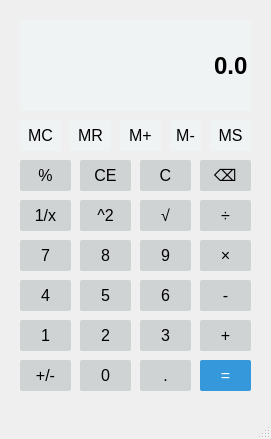
<?xml version="1.0" encoding="UTF-8"?>
<ui version="4.0">
 <class>Calculator</class>
 <widget class="QMainWindow" name="Calculator">
  <property name="geometry">
   <rect>
    <x>0</x>
    <y>0</y>
    <width>271</width>
    <height>439</height>
   </rect>
  </property>
  <property name="windowTitle">
   <string>Calculator</string>
  </property>
  <widget class="QWidget" name="centralwidget">
   <widget class="QLineEdit" name="Display">
    <property name="geometry">
     <rect>
      <x>20</x>
      <y>20</y>
      <width>231</width>
      <height>91</height>
     </rect>
    </property>
    <property name="sizePolicy">
     <sizepolicy hsizetype="Preferred" vsizetype="Expanding">
      <horstretch>0</horstretch>
      <verstretch>0</verstretch>
     </sizepolicy>
    </property>
    <property name="font">
     <font>
      <pointsize>18</pointsize>
      <bold>true</bold>
     </font>
    </property>
    <property name="styleSheet">
     <string notr="true">QLineEdit{
	background-color: #F0F3F4 ;
	border: 1px #F0F3F4;
	color: #000000;
}</string>
    </property>
    <property name="text">
     <string>0.0</string>
    </property>
    <property name="alignment">
     <set>Qt::AlignRight|Qt::AlignTrailing|Qt::AlignVCenter</set>
    </property>
   </widget>
   <widget class="QPushButton" name="Button7">
    <property name="geometry">
     <rect>
      <x>20</x>
      <y>240</y>
      <width>51</width>
      <height>31</height>
     </rect>
    </property>
    <property name="sizePolicy">
     <sizepolicy hsizetype="Preferred" vsizetype="Preferred">
      <horstretch>0</horstretch>
      <verstretch>0</verstretch>
     </sizepolicy>
    </property>
    <property name="font">
     <font>
      <pointsize>12</pointsize>
     </font>
    </property>
    <property name="styleSheet">
     <string notr="true">QPushButton{
	background-color: #D0D3D4	 ;
	border: 1px #D0D3D4;
	padding: 5px;
	border-radius: 2px;
}

QPushButton:pressed{
	background-color: #7B7D7D;
	border: 1px #7B7D7D;
	padding: 5px;
	border-radius: 2px;
}</string>
    </property>
    <property name="text">
     <string>7</string>
    </property>
   </widget>
   <widget class="QPushButton" name="Button8">
    <property name="geometry">
     <rect>
      <x>80</x>
      <y>240</y>
      <width>51</width>
      <height>31</height>
     </rect>
    </property>
    <property name="sizePolicy">
     <sizepolicy hsizetype="Preferred" vsizetype="Preferred">
      <horstretch>0</horstretch>
      <verstretch>0</verstretch>
     </sizepolicy>
    </property>
    <property name="font">
     <font>
      <pointsize>12</pointsize>
     </font>
    </property>
    <property name="styleSheet">
     <string notr="true">QPushButton{
	background-color: #D0D3D4	 ;
	border: 1px #D0D3D4;
	padding: 5px;
	border-radius: 2px;
}

QPushButton:pressed{
	background-color: #7B7D7D;
	border: 1px #7B7D7D;
	padding: 5px;
	border-radius: 2px;
}</string>
    </property>
    <property name="text">
     <string>8</string>
    </property>
   </widget>
   <widget class="QPushButton" name="Button9">
    <property name="geometry">
     <rect>
      <x>140</x>
      <y>240</y>
      <width>51</width>
      <height>31</height>
     </rect>
    </property>
    <property name="sizePolicy">
     <sizepolicy hsizetype="Preferred" vsizetype="Preferred">
      <horstretch>0</horstretch>
      <verstretch>0</verstretch>
     </sizepolicy>
    </property>
    <property name="font">
     <font>
      <pointsize>12</pointsize>
     </font>
    </property>
    <property name="styleSheet">
     <string notr="true">QPushButton{
	background-color: #D0D3D4	 ;
	border: 1px #D0D3D4;
	padding: 5px;
	border-radius: 2px;
}

QPushButton:pressed{
	background-color: #7B7D7D;
	border: 1px #7B7D7D;
	padding: 5px;
	border-radius: 2px;
}</string>
    </property>
    <property name="text">
     <string>9</string>
    </property>
   </widget>
   <widget class="QPushButton" name="Divide">
    <property name="geometry">
     <rect>
      <x>200</x>
      <y>200</y>
      <width>51</width>
      <height>31</height>
     </rect>
    </property>
    <property name="sizePolicy">
     <sizepolicy hsizetype="Preferred" vsizetype="Preferred">
      <horstretch>0</horstretch>
      <verstretch>0</verstretch>
     </sizepolicy>
    </property>
    <property name="font">
     <font>
      <pointsize>12</pointsize>
     </font>
    </property>
    <property name="styleSheet">
     <string notr="true">QPushButton{
	background-color: #D0D3D4	 ;
	border: 1px #D0D3D4;
	padding: 5px;
	border-radius: 2px;
}

QPushButton:pressed{
	background-color: #7B7D7D;
	border: 1px #7B7D7D;
	padding: 5px;
	border-radius: 2px;
}</string>
    </property>
    <property name="text">
     <string>÷</string>
    </property>
   </widget>
   <widget class="QPushButton" name="MemSet">
    <property name="geometry">
     <rect>
      <x>210</x>
      <y>120</y>
      <width>41</width>
      <height>31</height>
     </rect>
    </property>
    <property name="sizePolicy">
     <sizepolicy hsizetype="Preferred" vsizetype="Preferred">
      <horstretch>0</horstretch>
      <verstretch>0</verstretch>
     </sizepolicy>
    </property>
    <property name="font">
     <font>
      <pointsize>12</pointsize>
     </font>
    </property>
    <property name="styleSheet">
     <string notr="true">QPushButton{
	background-color: #F0F3F4	 ;
	border: 1px #F0F3F4;
	padding: 5px;
}

QPushButton:pressed{
	background-color: #D0D3D4 ;
	border: 1px #D0D3D4;
	padding: 5px;
}</string>
    </property>
    <property name="text">
     <string>MS</string>
    </property>
   </widget>
   <widget class="QPushButton" name="Button4">
    <property name="geometry">
     <rect>
      <x>20</x>
      <y>280</y>
      <width>51</width>
      <height>31</height>
     </rect>
    </property>
    <property name="sizePolicy">
     <sizepolicy hsizetype="Preferred" vsizetype="Preferred">
      <horstretch>0</horstretch>
      <verstretch>0</verstretch>
     </sizepolicy>
    </property>
    <property name="font">
     <font>
      <pointsize>12</pointsize>
     </font>
    </property>
    <property name="styleSheet">
     <string notr="true">QPushButton{
	background-color: #D0D3D4	 ;
	border: 1px #D0D3D4;
	padding: 5px;
	border-radius: 2px;
}

QPushButton:pressed{
	background-color: #7B7D7D;
	border: 1px #7B7D7D;
	padding: 5px;
	border-radius: 2px;
}</string>
    </property>
    <property name="text">
     <string>4</string>
    </property>
   </widget>
   <widget class="QPushButton" name="Button5">
    <property name="geometry">
     <rect>
      <x>80</x>
      <y>280</y>
      <width>51</width>
      <height>31</height>
     </rect>
    </property>
    <property name="sizePolicy">
     <sizepolicy hsizetype="Preferred" vsizetype="Preferred">
      <horstretch>0</horstretch>
      <verstretch>0</verstretch>
     </sizepolicy>
    </property>
    <property name="font">
     <font>
      <pointsize>12</pointsize>
     </font>
    </property>
    <property name="styleSheet">
     <string notr="true">QPushButton{
	background-color: #D0D3D4	 ;
	border: 1px #D0D3D4;
	padding: 5px;
	border-radius: 2px;
}

QPushButton:pressed{
	background-color: #7B7D7D;
	border: 1px #7B7D7D;
	padding: 5px;
	border-radius: 2px;
}</string>
    </property>
    <property name="text">
     <string>5</string>
    </property>
   </widget>
   <widget class="QPushButton" name="Button6">
    <property name="geometry">
     <rect>
      <x>140</x>
      <y>280</y>
      <width>51</width>
      <height>31</height>
     </rect>
    </property>
    <property name="sizePolicy">
     <sizepolicy hsizetype="Preferred" vsizetype="Preferred">
      <horstretch>0</horstretch>
      <verstretch>0</verstretch>
     </sizepolicy>
    </property>
    <property name="font">
     <font>
      <pointsize>12</pointsize>
     </font>
    </property>
    <property name="styleSheet">
     <string notr="true">QPushButton{
	background-color: #D0D3D4	 ;
	border: 1px #D0D3D4;
	padding: 5px;
	border-radius: 2px;
}

QPushButton:pressed{
	background-color: #7B7D7D;
	border: 1px #7B7D7D;
	padding: 5px;
	border-radius: 2px;
}</string>
    </property>
    <property name="text">
     <string>6</string>
    </property>
   </widget>
   <widget class="QPushButton" name="Multiply">
    <property name="geometry">
     <rect>
      <x>200</x>
      <y>240</y>
      <width>51</width>
      <height>31</height>
     </rect>
    </property>
    <property name="sizePolicy">
     <sizepolicy hsizetype="Preferred" vsizetype="Preferred">
      <horstretch>0</horstretch>
      <verstretch>0</verstretch>
     </sizepolicy>
    </property>
    <property name="font">
     <font>
      <pointsize>12</pointsize>
     </font>
    </property>
    <property name="styleSheet">
     <string notr="true">QPushButton{
	background-color: #D0D3D4	 ;
	border: 1px #D0D3D4;
	padding: 5px;
	border-radius: 2px;
}

QPushButton:pressed{
	background-color: #7B7D7D;
	border: 1px #7B7D7D;
	padding: 5px;
	border-radius: 2px;
}</string>
    </property>
    <property name="text">
     <string>×</string>
    </property>
   </widget>
   <widget class="QPushButton" name="MemPlus">
    <property name="geometry">
     <rect>
      <x>120</x>
      <y>120</y>
      <width>41</width>
      <height>31</height>
     </rect>
    </property>
    <property name="sizePolicy">
     <sizepolicy hsizetype="Preferred" vsizetype="Preferred">
      <horstretch>0</horstretch>
      <verstretch>0</verstretch>
     </sizepolicy>
    </property>
    <property name="font">
     <font>
      <pointsize>12</pointsize>
     </font>
    </property>
    <property name="styleSheet">
     <string notr="true">QPushButton{
	background-color: #F0F3F4	 ;
	border: 1px #F0F3F4;
	padding: 5px;
}

QPushButton:pressed{
	background-color: #D0D3D4 ;
	border: 1px #D0D3D4;
	padding: 5px;
}</string>
    </property>
    <property name="text">
     <string>M+</string>
    </property>
   </widget>
   <widget class="QPushButton" name="Button1">
    <property name="geometry">
     <rect>
      <x>20</x>
      <y>320</y>
      <width>51</width>
      <height>31</height>
     </rect>
    </property>
    <property name="sizePolicy">
     <sizepolicy hsizetype="Preferred" vsizetype="Preferred">
      <horstretch>0</horstretch>
      <verstretch>0</verstretch>
     </sizepolicy>
    </property>
    <property name="font">
     <font>
      <pointsize>12</pointsize>
     </font>
    </property>
    <property name="styleSheet">
     <string notr="true">QPushButton{
	background-color: #D0D3D4	 ;
	border: 1px #D0D3D4;
	padding: 5px;
	border-radius: 2px;
}

QPushButton:pressed{
	background-color: #7B7D7D;
	border: 1px #7B7D7D;
	padding: 5px;
	border-radius: 2px;
}</string>
    </property>
    <property name="text">
     <string>1</string>
    </property>
   </widget>
   <widget class="QPushButton" name="Button2">
    <property name="geometry">
     <rect>
      <x>80</x>
      <y>320</y>
      <width>51</width>
      <height>31</height>
     </rect>
    </property>
    <property name="sizePolicy">
     <sizepolicy hsizetype="Preferred" vsizetype="Preferred">
      <horstretch>0</horstretch>
      <verstretch>0</verstretch>
     </sizepolicy>
    </property>
    <property name="font">
     <font>
      <pointsize>12</pointsize>
     </font>
    </property>
    <property name="styleSheet">
     <string notr="true">QPushButton{
	background-color: #D0D3D4	 ;
	border: 1px #D0D3D4;
	padding: 5px;
	border-radius: 2px;
}

QPushButton:pressed{
	background-color: #7B7D7D;
	border: 1px #7B7D7D;
	padding: 5px;
	border-radius: 2px;
}</string>
    </property>
    <property name="text">
     <string>2</string>
    </property>
   </widget>
   <widget class="QPushButton" name="Button3">
    <property name="geometry">
     <rect>
      <x>140</x>
      <y>320</y>
      <width>51</width>
      <height>31</height>
     </rect>
    </property>
    <property name="sizePolicy">
     <sizepolicy hsizetype="Preferred" vsizetype="Preferred">
      <horstretch>0</horstretch>
      <verstretch>0</verstretch>
     </sizepolicy>
    </property>
    <property name="font">
     <font>
      <pointsize>12</pointsize>
     </font>
    </property>
    <property name="styleSheet">
     <string notr="true">QPushButton{
	background-color: #D0D3D4	 ;
	border: 1px #D0D3D4;
	padding: 5px;
	border-radius: 2px;
}

QPushButton:pressed{
	background-color: #7B7D7D;
	border: 1px #7B7D7D;
	padding: 5px;
	border-radius: 2px;
}</string>
    </property>
    <property name="text">
     <string>3</string>
    </property>
   </widget>
   <widget class="QPushButton" name="Add">
    <property name="geometry">
     <rect>
      <x>200</x>
      <y>320</y>
      <width>51</width>
      <height>31</height>
     </rect>
    </property>
    <property name="sizePolicy">
     <sizepolicy hsizetype="Preferred" vsizetype="Preferred">
      <horstretch>0</horstretch>
      <verstretch>0</verstretch>
     </sizepolicy>
    </property>
    <property name="font">
     <font>
      <pointsize>12</pointsize>
     </font>
    </property>
    <property name="styleSheet">
     <string notr="true">QPushButton{
	background-color: #D0D3D4	 ;
	border: 1px #D0D3D4;
	padding: 5px;
	border-radius: 2px;
}

QPushButton:pressed{
	background-color: #7B7D7D;
	border: 1px #7B7D7D;
	padding: 5px;
	border-radius: 2px;
}</string>
    </property>
    <property name="text">
     <string>+</string>
    </property>
   </widget>
   <widget class="QPushButton" name="MemRead">
    <property name="geometry">
     <rect>
      <x>70</x>
      <y>120</y>
      <width>41</width>
      <height>31</height>
     </rect>
    </property>
    <property name="sizePolicy">
     <sizepolicy hsizetype="Preferred" vsizetype="Preferred">
      <horstretch>0</horstretch>
      <verstretch>0</verstretch>
     </sizepolicy>
    </property>
    <property name="font">
     <font>
      <pointsize>12</pointsize>
     </font>
    </property>
    <property name="styleSheet">
     <string notr="true">QPushButton{
	background-color: #F0F3F4	 ;
	border: 1px #F0F3F4;
	padding: 5px;
}

QPushButton:pressed{
	background-color: #D0D3D4 ;
	border: 1px #D0D3D4;
	padding: 5px;
}</string>
    </property>
    <property name="text">
     <string>MR</string>
    </property>
   </widget>
   <widget class="QPushButton" name="Clear">
    <property name="geometry">
     <rect>
      <x>140</x>
      <y>160</y>
      <width>51</width>
      <height>31</height>
     </rect>
    </property>
    <property name="sizePolicy">
     <sizepolicy hsizetype="Preferred" vsizetype="Preferred">
      <horstretch>0</horstretch>
      <verstretch>0</verstretch>
     </sizepolicy>
    </property>
    <property name="font">
     <font>
      <pointsize>12</pointsize>
     </font>
    </property>
    <property name="styleSheet">
     <string notr="true">QPushButton{
	background-color: #D0D3D4	 ;
	border: 1px #D0D3D4;
	padding: 5px;
	border-radius: 2px;
}

QPushButton:pressed{
	background-color: #7B7D7D;
	border: 1px #7B7D7D;
	padding: 5px;
	border-radius: 2px;
}</string>
    </property>
    <property name="text">
     <string>C</string>
    </property>
   </widget>
   <widget class="QPushButton" name="Button0">
    <property name="geometry">
     <rect>
      <x>80</x>
      <y>360</y>
      <width>51</width>
      <height>31</height>
     </rect>
    </property>
    <property name="sizePolicy">
     <sizepolicy hsizetype="Preferred" vsizetype="Preferred">
      <horstretch>0</horstretch>
      <verstretch>0</verstretch>
     </sizepolicy>
    </property>
    <property name="font">
     <font>
      <pointsize>12</pointsize>
     </font>
    </property>
    <property name="styleSheet">
     <string notr="true">QPushButton{
	background-color: #D0D3D4	 ;
	border: 1px #D0D3D4;
	padding: 5px;
	border-radius: 2px;
}

QPushButton:pressed{
	background-color: #7B7D7D;
	border: 1px #7B7D7D;
	padding: 5px;
	border-radius: 2px;
}</string>
    </property>
    <property name="text">
     <string>0</string>
    </property>
   </widget>
   <widget class="QPushButton" name="ChangeSign">
    <property name="geometry">
     <rect>
      <x>20</x>
      <y>360</y>
      <width>51</width>
      <height>31</height>
     </rect>
    </property>
    <property name="sizePolicy">
     <sizepolicy hsizetype="Preferred" vsizetype="Preferred">
      <horstretch>0</horstretch>
      <verstretch>0</verstretch>
     </sizepolicy>
    </property>
    <property name="font">
     <font>
      <pointsize>12</pointsize>
     </font>
    </property>
    <property name="styleSheet">
     <string notr="true">QPushButton{
	background-color: #D0D3D4	 ;
	border: 1px #D0D3D4;
	padding: 5px;
	border-radius: 2px;
}

QPushButton:pressed{
	background-color: #7B7D7D;
	border: 1px #7B7D7D;
	padding: 5px;
	border-radius: 2px;
}</string>
    </property>
    <property name="text">
     <string>+/-</string>
    </property>
   </widget>
   <widget class="QPushButton" name="Subtract">
    <property name="geometry">
     <rect>
      <x>200</x>
      <y>280</y>
      <width>51</width>
      <height>31</height>
     </rect>
    </property>
    <property name="sizePolicy">
     <sizepolicy hsizetype="Preferred" vsizetype="Preferred">
      <horstretch>0</horstretch>
      <verstretch>0</verstretch>
     </sizepolicy>
    </property>
    <property name="font">
     <font>
      <pointsize>12</pointsize>
     </font>
    </property>
    <property name="styleSheet">
     <string notr="true">QPushButton{
	background-color: #D0D3D4	 ;
	border: 1px #D0D3D4;
	padding: 5px;
	border-radius: 2px;
}

QPushButton:pressed{
	background-color: #7B7D7D;
	border: 1px #7B7D7D;
	padding: 5px;
	border-radius: 2px;
}</string>
    </property>
    <property name="text">
     <string>-</string>
    </property>
   </widget>
   <widget class="QPushButton" name="Calculate">
    <property name="geometry">
     <rect>
      <x>200</x>
      <y>360</y>
      <width>51</width>
      <height>31</height>
     </rect>
    </property>
    <property name="sizePolicy">
     <sizepolicy hsizetype="Preferred" vsizetype="Preferred">
      <horstretch>0</horstretch>
      <verstretch>0</verstretch>
     </sizepolicy>
    </property>
    <property name="font">
     <font>
      <pointsize>12</pointsize>
     </font>
    </property>
    <property name="styleSheet">
     <string notr="true">QPushButton{
	background-color: #3498DB ;
	border: 1px #3498DB;
	padding: 5px;
	color: #FFFFFF;
	border-radius: 2px;
}

QPushButton:pressed{
	background-color: #21618C ;
	border: 1px #21618C;
	padding: 5px;
	color: #FFFFFF;
	border-radius: 2px;
}</string>
    </property>
    <property name="text">
     <string>=</string>
    </property>
   </widget>
   <widget class="QPushButton" name="SquareRoot">
    <property name="geometry">
     <rect>
      <x>140</x>
      <y>200</y>
      <width>51</width>
      <height>31</height>
     </rect>
    </property>
    <property name="sizePolicy">
     <sizepolicy hsizetype="Preferred" vsizetype="Preferred">
      <horstretch>0</horstretch>
      <verstretch>0</verstretch>
     </sizepolicy>
    </property>
    <property name="font">
     <font>
      <pointsize>12</pointsize>
     </font>
    </property>
    <property name="styleSheet">
     <string notr="true">QPushButton{
	background-color: #D0D3D4	 ;
	border: 1px #D0D3D4;
	padding: 5px;
	border-radius: 2px;
}

QPushButton:pressed{
	background-color: #7B7D7D;
	border: 1px #7B7D7D;
	padding: 5px;
	border-radius: 2px;
}</string>
    </property>
    <property name="text">
     <string>√</string>
    </property>
   </widget>
   <widget class="QPushButton" name="ClearAll">
    <property name="geometry">
     <rect>
      <x>80</x>
      <y>160</y>
      <width>51</width>
      <height>31</height>
     </rect>
    </property>
    <property name="sizePolicy">
     <sizepolicy hsizetype="Preferred" vsizetype="Preferred">
      <horstretch>0</horstretch>
      <verstretch>0</verstretch>
     </sizepolicy>
    </property>
    <property name="font">
     <font>
      <pointsize>12</pointsize>
     </font>
    </property>
    <property name="styleSheet">
     <string notr="true">QPushButton{
	background-color: #D0D3D4	 ;
	border: 1px #D0D3D4;
	padding: 5px;
	border-radius: 2px;
}

QPushButton:pressed{
	background-color: #7B7D7D;
	border: 1px #7B7D7D;
	padding: 5px;
	border-radius: 2px;
}</string>
    </property>
    <property name="text">
     <string>CE</string>
    </property>
   </widget>
   <widget class="QPushButton" name="Square">
    <property name="geometry">
     <rect>
      <x>80</x>
      <y>200</y>
      <width>51</width>
      <height>31</height>
     </rect>
    </property>
    <property name="sizePolicy">
     <sizepolicy hsizetype="Preferred" vsizetype="Preferred">
      <horstretch>0</horstretch>
      <verstretch>0</verstretch>
     </sizepolicy>
    </property>
    <property name="font">
     <font>
      <pointsize>12</pointsize>
     </font>
    </property>
    <property name="styleSheet">
     <string notr="true">QPushButton{
	background-color: #D0D3D4	 ;
	border: 1px #D0D3D4;
	padding: 5px;
	border-radius: 2px;
}

QPushButton:pressed{
	background-color: #7B7D7D;
	border: 1px #7B7D7D;
	padding: 5px;
	border-radius: 2px;
}</string>
    </property>
    <property name="text">
     <string>^2</string>
    </property>
   </widget>
   <widget class="QPushButton" name="Reciprocal">
    <property name="geometry">
     <rect>
      <x>20</x>
      <y>200</y>
      <width>51</width>
      <height>31</height>
     </rect>
    </property>
    <property name="sizePolicy">
     <sizepolicy hsizetype="Preferred" vsizetype="Preferred">
      <horstretch>0</horstretch>
      <verstretch>0</verstretch>
     </sizepolicy>
    </property>
    <property name="font">
     <font>
      <pointsize>12</pointsize>
     </font>
    </property>
    <property name="styleSheet">
     <string notr="true">QPushButton{
	background-color: #D0D3D4	 ;
	border: 1px #D0D3D4;
	padding: 5px;
	border-radius: 2px;
}

QPushButton:pressed{
	background-color: #7B7D7D;
	border: 1px #7B7D7D;
	padding: 5px;
	border-radius: 2px;
}</string>
    </property>
    <property name="text">
     <string>1/x</string>
    </property>
   </widget>
   <widget class="QPushButton" name="BackSpace">
    <property name="geometry">
     <rect>
      <x>200</x>
      <y>160</y>
      <width>51</width>
      <height>31</height>
     </rect>
    </property>
    <property name="sizePolicy">
     <sizepolicy hsizetype="Preferred" vsizetype="Preferred">
      <horstretch>0</horstretch>
      <verstretch>0</verstretch>
     </sizepolicy>
    </property>
    <property name="font">
     <font>
      <pointsize>12</pointsize>
     </font>
    </property>
    <property name="styleSheet">
     <string notr="true">QPushButton{
	background-color: #D0D3D4	 ;
	border: 1px #D0D3D4;
	padding: 5px;
	border-radius: 2px;
}

QPushButton:pressed{
	background-color: #7B7D7D;
	border: 1px #7B7D7D;
	padding: 5px;
	border-radius: 2px;
}</string>
    </property>
    <property name="text">
     <string>⌫</string>
    </property>
   </widget>
   <widget class="QPushButton" name="MemClear">
    <property name="geometry">
     <rect>
      <x>20</x>
      <y>120</y>
      <width>41</width>
      <height>31</height>
     </rect>
    </property>
    <property name="sizePolicy">
     <sizepolicy hsizetype="Preferred" vsizetype="Preferred">
      <horstretch>0</horstretch>
      <verstretch>0</verstretch>
     </sizepolicy>
    </property>
    <property name="font">
     <font>
      <pointsize>12</pointsize>
     </font>
    </property>
    <property name="styleSheet">
     <string notr="true">QPushButton{
	background-color: #F0F3F4	 ;
	border: 1px #F0F3F4;
	padding: 5px;
}

QPushButton:pressed{
	background-color: #D0D3D4 ;
	border: 1px #D0D3D4;
	padding: 5px;
}</string>
    </property>
    <property name="text">
     <string>MC</string>
    </property>
   </widget>
   <widget class="QPushButton" name="Percent">
    <property name="geometry">
     <rect>
      <x>20</x>
      <y>160</y>
      <width>51</width>
      <height>31</height>
     </rect>
    </property>
    <property name="sizePolicy">
     <sizepolicy hsizetype="Preferred" vsizetype="Preferred">
      <horstretch>0</horstretch>
      <verstretch>0</verstretch>
     </sizepolicy>
    </property>
    <property name="font">
     <font>
      <pointsize>12</pointsize>
     </font>
    </property>
    <property name="styleSheet">
     <string notr="true">QPushButton{
	background-color: #D0D3D4	 ;
	border: 1px #D0D3D4;
	padding: 5px;
	border-radius: 2px;
}

QPushButton:pressed{
	background-color: #7B7D7D;
	border: 1px #7B7D7D;
	padding: 5px;
	border-radius: 2px;
}</string>
    </property>
    <property name="text">
     <string>%</string>
    </property>
   </widget>
   <widget class="QPushButton" name="Decimal">
    <property name="geometry">
     <rect>
      <x>140</x>
      <y>360</y>
      <width>51</width>
      <height>31</height>
     </rect>
    </property>
    <property name="sizePolicy">
     <sizepolicy hsizetype="Preferred" vsizetype="Preferred">
      <horstretch>0</horstretch>
      <verstretch>0</verstretch>
     </sizepolicy>
    </property>
    <property name="font">
     <font>
      <pointsize>12</pointsize>
     </font>
    </property>
    <property name="styleSheet">
     <string notr="true">QPushButton{
	background-color: #D0D3D4	 ;
	border: 1px #D0D3D4;
	padding: 5px;
	border-radius: 2px;
}

QPushButton:pressed{
	background-color: #7B7D7D;
	border: 1px #7B7D7D;
	padding: 5px;
	border-radius: 2px;
}</string>
    </property>
    <property name="text">
     <string>.</string>
    </property>
   </widget>
   <widget class="QPushButton" name="MemMinus">
    <property name="geometry">
     <rect>
      <x>170</x>
      <y>120</y>
      <width>31</width>
      <height>31</height>
     </rect>
    </property>
    <property name="sizePolicy">
     <sizepolicy hsizetype="Preferred" vsizetype="Preferred">
      <horstretch>0</horstretch>
      <verstretch>0</verstretch>
     </sizepolicy>
    </property>
    <property name="font">
     <font>
      <pointsize>12</pointsize>
     </font>
    </property>
    <property name="styleSheet">
     <string notr="true">QPushButton{
	background-color: #F0F3F4	 ;
	border: 1px #F0F3F4;
	padding: 5px;
}

QPushButton:pressed{
	background-color: #D0D3D4 ;
	border: 1px #D0D3D4;
	padding: 5px;
}</string>
    </property>
    <property name="text">
     <string>M-</string>
    </property>
   </widget>
  </widget>
  <widget class="QMenuBar" name="menubar">
   <property name="geometry">
    <rect>
     <x>0</x>
     <y>0</y>
     <width>271</width>
     <height>17</height>
    </rect>
   </property>
  </widget>
  <widget class="QStatusBar" name="statusbar"/>
 </widget>
 <resources/>
 <connections/>
</ui>
